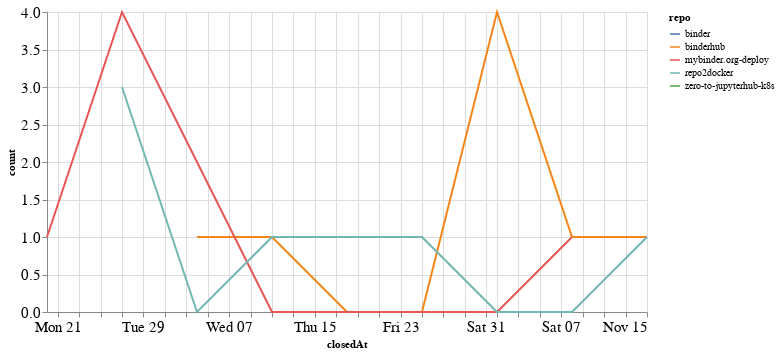

Here is the notebook cell this chart was saved with:
### Code cell
closed_by_time = closed_by.groupby('repo').resample('W', on='closedAt').count()['author'].reset_index()
closed_by_time = closed_by_time.rename(columns={'author': 'count'})

alt.Chart(closed_by_time, width=600).mark_line().encode(
    x='closedAt',
    y='count',
    color='repo',
    tooltip="repo"
)

### Figure 1 — Vega-Lite specification as saved in the notebook (floating-point values rounded to 4 significant figures)
{"config": {"axisLeft": {"labelFontSize": 15}, "axisBottom": {"labelFontSize": 15}}, "data": {"name": "data-ce398783f164f6d8c813c7ca376a5aac"}, "mark": "line", "encoding": {"color": {"type": "nominal", "field": "repo"}, "tooltip": {"type": "nominal", "field": "repo"}, "x": {"type": "temporal", "field": "closedAt"}, "y": {"type": "quantitative", "field": "count"}}, "width": 600, "$schema": "https://vega.github.io/schema/vega-lite/v4.8.1.json", "datasets": {"data-ce398783f164f6d8c813c7ca376a5aac": [{"repo": "binder", "closedAt": "2020-11-15T00:00:00", "count": 1}, {"repo": "binderhub", "closedAt": "2020-10-04T00:00:00", "count": 1}, {"repo": "binderhub", "closedAt": "2020-10-11T00:00:00", "count": 1}, {"repo": "binderhub", "closedAt": "2020-10-18T00:00:00", "count": 0}, {"repo": "binderhub", "closedAt": "2020-10-25T00:00:00", "count": 0}, {"repo": "binderhub", "closedAt": "2020-11-01T00:00:00", "count": 4}, {"repo": "binderhub", "closedAt": "2020-11-08T00:00:00", "count": 1}, {"repo": "binderhub", "closedAt": "2020-11-15T00:00:00", "count": 1}, {"repo": "mybinder.org-deploy", "closedAt": "2020-09-20T00:00:00", "count": 1}, {"repo": "mybinder.org-deploy", "closedAt": "2020-09-27T00:00:00", "count": 4}, {"repo": "mybinder.org-deploy", "closedAt": "2020-10-04T00:00:00", "count": 2}, {"repo": "mybinder.org-deploy", "closedAt": "2020-10-11T00:00:00", "count": 0}, {"repo": "mybinder.org-deploy", "closedAt": "2020-10-18T00:00:00", "count": 0}, {"repo": "mybinder.org-deploy", "closedAt": "2020-10-25T00:00:00", "count": 0}, {"repo": "mybinder.org-deploy", "closedAt": "2020-11-01T00:00:00", "count": 0}, {"repo": "mybinder.org-deploy", "closedAt": "2020-11-08T00:00:00", "count": 1}, {"repo": "repo2docker", "closedAt": "2020-09-27T00:00:00", "count": 3}, {"repo": "repo2docker", "closedAt": "2020-10-04T00:00:00", "count": 0}, {"repo": "repo2docker", "closedAt": "2020-10-11T00:00:00", "count": 1}, {"repo": "repo2docker", "closedAt": "2020-10-18T00:00:00", "count": 1}, {"repo": "repo2docker", "closedAt": "2020-10-25T00:00:00", "count": 1}, {"repo": "repo2docker", "closedAt": "2020-11-01T00:00:00", "count": 0}, {"repo": "repo2docker", "closedAt": "2020-11-08T00:00:00", "count": 0}, {"repo": "repo2docker", "closedAt": "2020-11-15T00:00:00", "count": 1}, {"repo": "zero-to-jupyterhub-k8s", "closedAt": "2020-10-18T00:00:00", "count": 1}]}}
